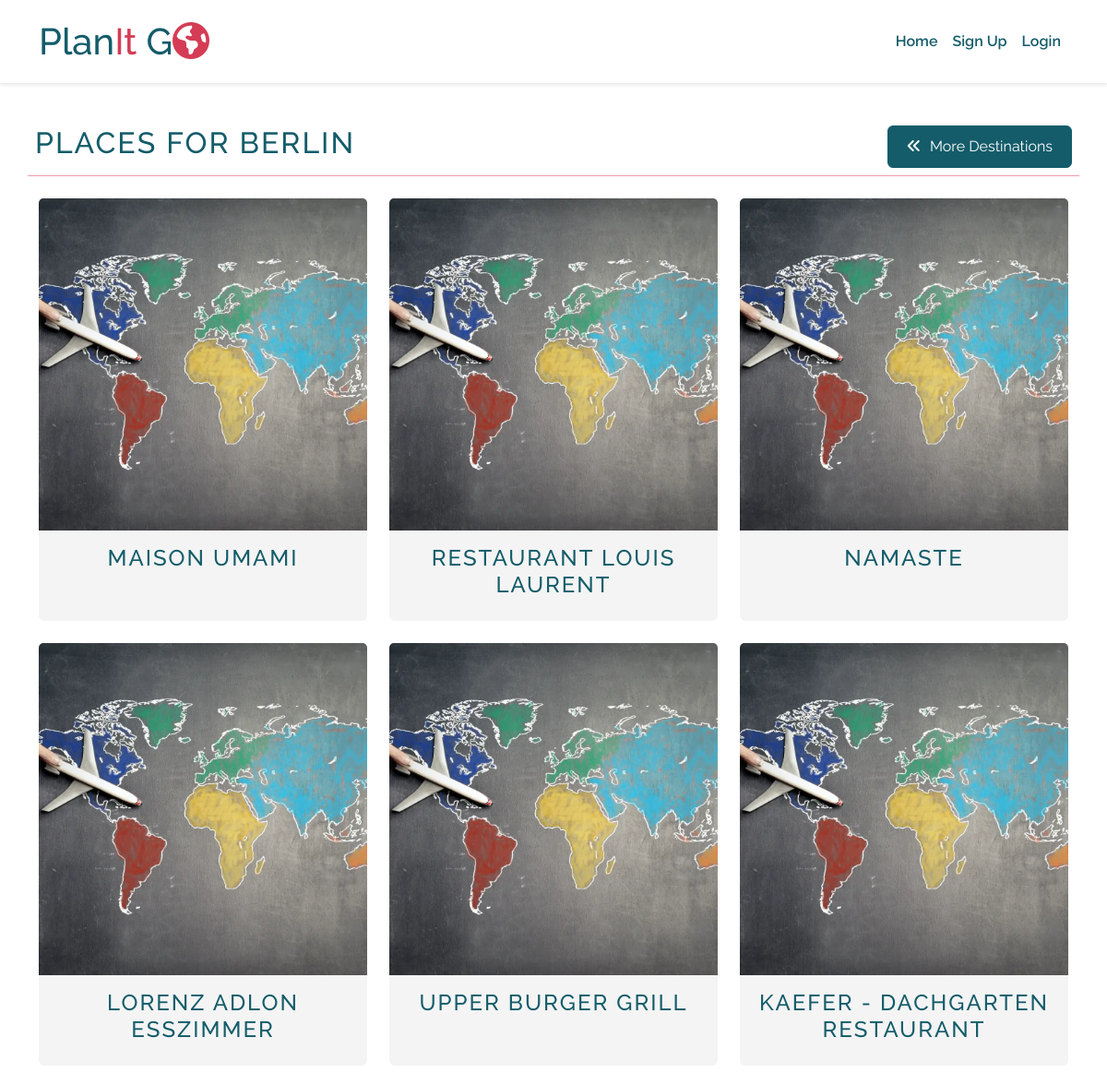
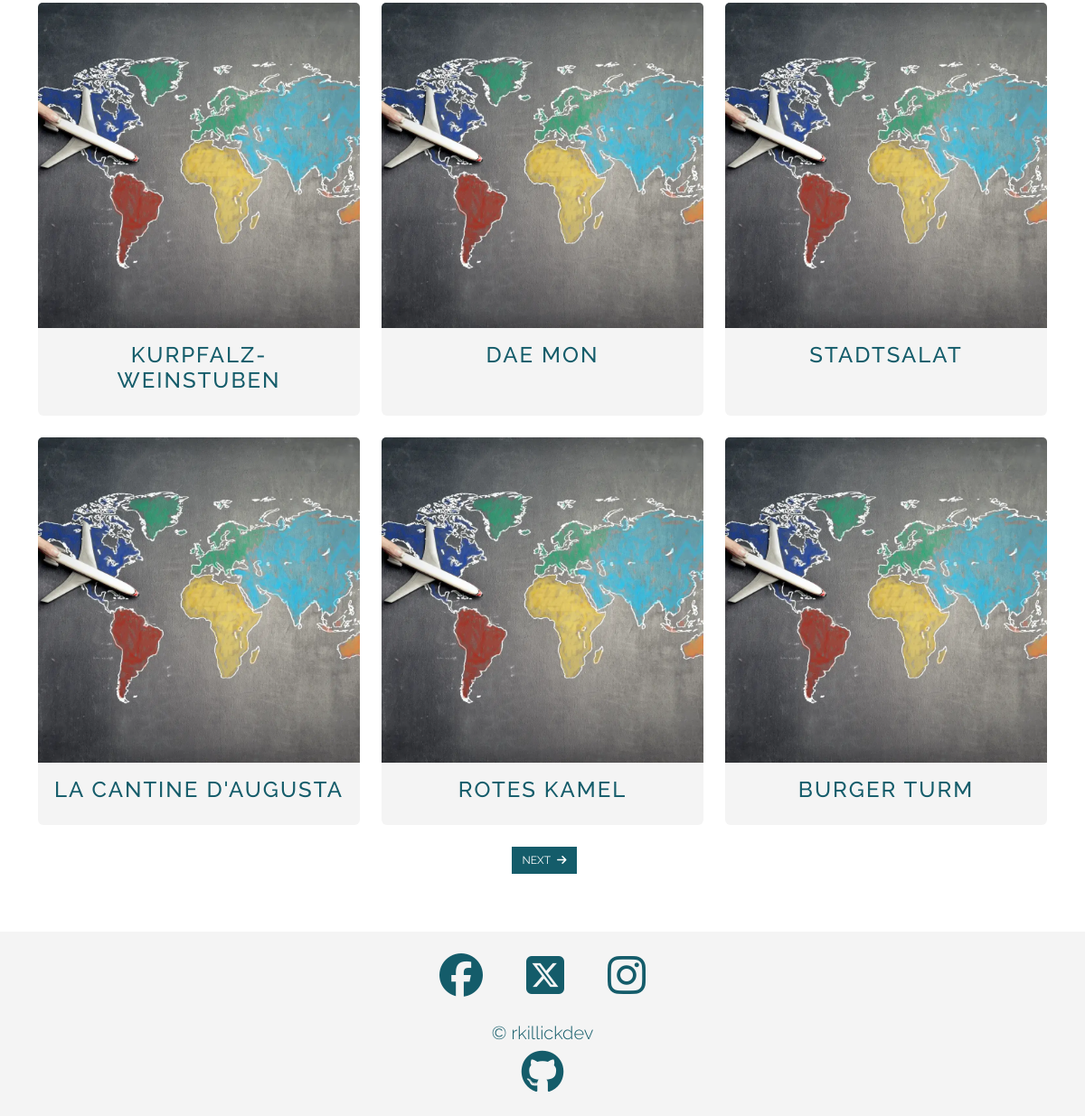
Page /places/14/berlin on the committed database (2 pictures, top to bottom).
### locations/models.py (models this page shows, shortened)
class Location(models.Model):
    city = models.CharField(max_length=50, unique=True)
    slug = models.SlugField(max_length=50, unique=True)
    summary = models.TextField()
    latitude = models.DecimalField(max_digits=10, decimal_places=8)
    longitude = models.DecimalField(max_digits=11, decimal_places=8)
    image = CloudinaryField(
        "image",
        default="placeholder",
        folder="/images/locations",
        format="webp",
    )
    approved = models.BooleanField(default=False)
    class Meta:
        ordering = ["-city"]

### places/models.py (models this page shows, shortened)
class Place(models.Model):
    location = models.ForeignKey(
        Location, on_delete=models.CASCADE, related_name="places"
    )
    venue_id = models.CharField(max_length=50, unique=True)
    type = models.CharField(max_length=150, null=True)
    category = models.CharField(max_length=150)
    sub_categories = models.JSONField(null=True, blank=True)
    name = models.CharField(max_length=50)
    slug = models.SlugField(max_length=50)
    location_string = models.CharField(max_length=150, null=True)
    description = models.TextField(null=True)
    image = models.CharField(max_length=150, default="placeholder")
    ranking_position = models.IntegerField(null=True)
    rating = models.FloatField(null=True)
    phone = models.CharField(max_length=50, null=True)
    address = models.JSONField()
    latitude = models.DecimalField(max_digits=10, decimal_places=8)
    longitude = models.DecimalField(max_digits=11, decimal_places=8)
    website = models.CharField(max_length=200, null=True)
    ranking_string = models.CharField(max_length=150, null=True)
    created_on = models.DateTimeField(auto_now_add=True)
    approved = models.BooleanField(default=True)
    class Meta:
        ordering = ["-ranking_position"]
    """
     Populates the slug field with a slugified version
     of the title field.
     https://stackoverflow.com/questions/141487/is-there-an-easy-way-to-populate-slugfield-from-charfield
    """

### places/views.py (the view)
class PlaceListView(ListView):
    model = Place
    context_object_name = "places"
    paginate_by = 12
    def get_queryset(self):
        self.location = get_object_or_404(
            Location, id=self.kwargs["location_id"]
        )
        return Place.objects.filter(
            location=self.location, approved=True
        ).order_by("-pk")
    def get_context_data(self, **kwargs):
        context = super(PlaceListView, self).get_context_data(**kwargs)
        context["location"] = get_object_or_404(
            Location, id=self.kwargs["location_id"]
        )
        return context

### places/templates/places/place_list.html (shortened to what this page needs)
{% extends "base.html" %}
{% block content %}
<section id="place-list"
         class="mt-7">
  <div class="container">
    <div class="row mb-2">
      <div class="action-title d-flex justify-content-between p-2">
        <h2>Places For {{ location.city }}</h2>
        <a class="btn btn-dark button-link align-self-center "
           href="{% if request.user.is_staff %} {% url 'locations' %}#destination-list {% else %} {% url 'home' %}#destination-ideas {% endif %}">
          <span><i class="fa-solid fa-angles-left"></i>&ensp;</span>More Destinations
        </a>
      </div>
      <hr>
    </div>
    <div class="row">
      <div class="col-12">
        <div class="row gy-3">
          {% for place in places %}
            <div class="col-md-4 mb-4">
              <div class="card border-0 bg-secondary text-center h-100 image-clickable">
                <img class="card-img-top img-fluid img-size-consistent"
                    src="{{ place.image }}"
                    alt="{{ place.name }}">
                <div class="card-body">
                  <h3 class="fs-4">{{ place.name }}</h3>
                </div>
              </div>
            </div>
            {% if forloop.counter|divisibleby:3 %}
        </div>
        <div class="row">
            {% endif %}
          {% endfor %}
        </div>
      </div>
    </div>
    {% if is_paginated %}
    <div class="row mb-5">
      <nav aria-label="Page navigation">
        <ul class="pagination justify-content-center">
          {% if page_obj.has_next %}
            <li>
              <a href="?page={{ page_obj.next_page_number }}"
                class="page-link ms-1">NEXT<span>&ensp;<i class="fa-solid fa-arrow-right"></i></span></a>
            </li>
          {% endif %}
        </ul>
      </nav>
    </div>
    {% endif %}
  </div>
</section>
{% endblock %}

### static/css/styles.css (style rules this page uses)
* { box-sizing: border-box; padding: 0; margin: 0; }
a { text-decoration: none; color: inherit; }
ul { list-style-type: none; }
hr { color: var(--bs-primary); opacity: 0.5; }
h2, h3, h4 { text-transform: uppercase; letter-spacing: 2px; }
.btn-dark { --bs-btn-hover-color:var(--bs-light); }
.button-link { width: fit-content; }
.img-size-consistent { width: 100%; height: 30vw; object-fit: cover; }
.image-clickable { transition: all 0.15s ease; }

### rows in the picture
Location: city "BERLIN"
Place: name "MAISON UMAMI"
Place: name "RESTAURANT LOUIS LAURENT"
Place: name "NAMASTE"
Place: name "LORENZ ADLON ESSZIMMER"
Place: name "UPPER BURGER GRILL"
Place: name "KAEFER - DACHGARTEN RESTAURANT"
Place: name "KURPFALZ-WEINSTUBEN"
Place: name "DAE MON"
Place: name "STADTSALAT"
Place: name "LA CANTINE D'AUGUSTA"
Place: name "ROTES KAMEL"
Place: name "BURGER TURM"
